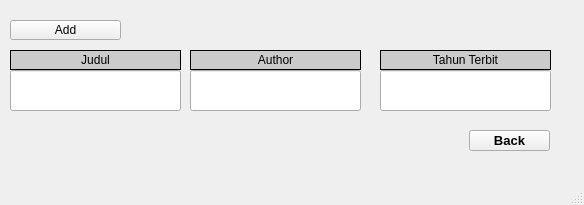
<?xml version="1.0" encoding="UTF-8"?>
<ui version="4.0">
 <class>addBook_linkedList_Admin</class>
 <widget class="QMainWindow" name="addBook_linkedList_Admin">
  <property name="geometry">
   <rect>
    <x>0</x>
    <y>0</y>
    <width>584</width>
    <height>205</height>
   </rect>
  </property>
  <property name="windowTitle">
   <string>MainWindow</string>
  </property>
  <widget class="QWidget" name="centralwidget">
   <widget class="QLineEdit" name="lineEdit_title_Admin">
    <property name="geometry">
     <rect>
      <x>10</x>
      <y>70</y>
      <width>171</width>
      <height>41</height>
     </rect>
    </property>
    <property name="font">
     <font>
      <pointsize>15</pointsize>
     </font>
    </property>
    <property name="styleSheet">
     <string notr="true">selection-background-color: rgb(219, 99, 44);</string>
    </property>
   </widget>
   <widget class="QLineEdit" name="lineEdit_Year_Admin">
    <property name="geometry">
     <rect>
      <x>380</x>
      <y>70</y>
      <width>171</width>
      <height>41</height>
     </rect>
    </property>
    <property name="font">
     <font>
      <pointsize>15</pointsize>
     </font>
    </property>
    <property name="styleSheet">
     <string notr="true">selection-background-color: rgb(219, 99, 44);</string>
    </property>
   </widget>
   <widget class="QPushButton" name="pushButton_add_Admin">
    <property name="geometry">
     <rect>
      <x>10</x>
      <y>20</y>
      <width>111</width>
      <height>20</height>
     </rect>
    </property>
    <property name="text">
     <string>Add</string>
    </property>
   </widget>
   <widget class="QLineEdit" name="lineEdit_Author_Admin">
    <property name="geometry">
     <rect>
      <x>190</x>
      <y>70</y>
      <width>171</width>
      <height>41</height>
     </rect>
    </property>
    <property name="font">
     <font>
      <pointsize>15</pointsize>
     </font>
    </property>
    <property name="styleSheet">
     <string notr="true">selection-background-color: rgb(219, 99, 44);</string>
    </property>
   </widget>
   <widget class="QLabel" name="label">
    <property name="geometry">
     <rect>
      <x>-10</x>
      <y>-70</y>
      <width>601</width>
      <height>271</height>
     </rect>
    </property>
    <property name="text">
     <string/>
    </property>
    <property name="pixmap">
     <pixmap resource="Resource.qrc">:/Resource/Image/ONLINE PLAYBOOK (3).png</pixmap>
    </property>
    <property name="scaledContents">
     <bool>true</bool>
    </property>
   </widget>
   <widget class="QPushButton" name="pushButton_4">
    <property name="geometry">
     <rect>
      <x>469</x>
      <y>130</y>
      <width>81</width>
      <height>21</height>
     </rect>
    </property>
    <property name="font">
     <font>
      <pointsize>10</pointsize>
      <bold>true</bold>
     </font>
    </property>
    <property name="text">
     <string>Back</string>
    </property>
   </widget>
   <widget class="QLabel" name="label_3">
    <property name="geometry">
     <rect>
      <x>190</x>
      <y>50</y>
      <width>171</width>
      <height>20</height>
     </rect>
    </property>
    <property name="font">
     <font>
      <underline>false</underline>
     </font>
    </property>
    <property name="styleSheet">
     <string notr="true">color: rgb(0, 0, 0);
background-color: rgb(203, 203, 203);</string>
    </property>
    <property name="frameShape">
     <enum>QFrame::Panel</enum>
    </property>
    <property name="text">
     <string>Author</string>
    </property>
    <property name="alignment">
     <set>Qt::AlignCenter</set>
    </property>
   </widget>
   <widget class="QLabel" name="label_4">
    <property name="geometry">
     <rect>
      <x>380</x>
      <y>50</y>
      <width>171</width>
      <height>20</height>
     </rect>
    </property>
    <property name="font">
     <font>
      <underline>false</underline>
     </font>
    </property>
    <property name="styleSheet">
     <string notr="true">color: rgb(0, 0, 0);
background-color: rgb(203, 203, 203);</string>
    </property>
    <property name="frameShape">
     <enum>QFrame::Panel</enum>
    </property>
    <property name="text">
     <string>Tahun Terbit</string>
    </property>
    <property name="alignment">
     <set>Qt::AlignCenter</set>
    </property>
   </widget>
   <widget class="QLabel" name="label_5">
    <property name="geometry">
     <rect>
      <x>10</x>
      <y>50</y>
      <width>171</width>
      <height>20</height>
     </rect>
    </property>
    <property name="font">
     <font>
      <underline>false</underline>
     </font>
    </property>
    <property name="styleSheet">
     <string notr="true">color: rgb(0, 0, 0);
background-color: rgb(203, 203, 203);</string>
    </property>
    <property name="frameShape">
     <enum>QFrame::Panel</enum>
    </property>
    <property name="text">
     <string>Judul</string>
    </property>
    <property name="alignment">
     <set>Qt::AlignCenter</set>
    </property>
   </widget>
   <zorder>label</zorder>
   <zorder>lineEdit_title_Admin</zorder>
   <zorder>lineEdit_Year_Admin</zorder>
   <zorder>pushButton_add_Admin</zorder>
   <zorder>lineEdit_Author_Admin</zorder>
   <zorder>pushButton_4</zorder>
   <zorder>label_3</zorder>
   <zorder>label_4</zorder>
   <zorder>label_5</zorder>
  </widget>
  <widget class="QStatusBar" name="statusbar"/>
 </widget>
 <resources>
  <include location="Resource.qrc"/>
 </resources>
 <connections/>
</ui>
